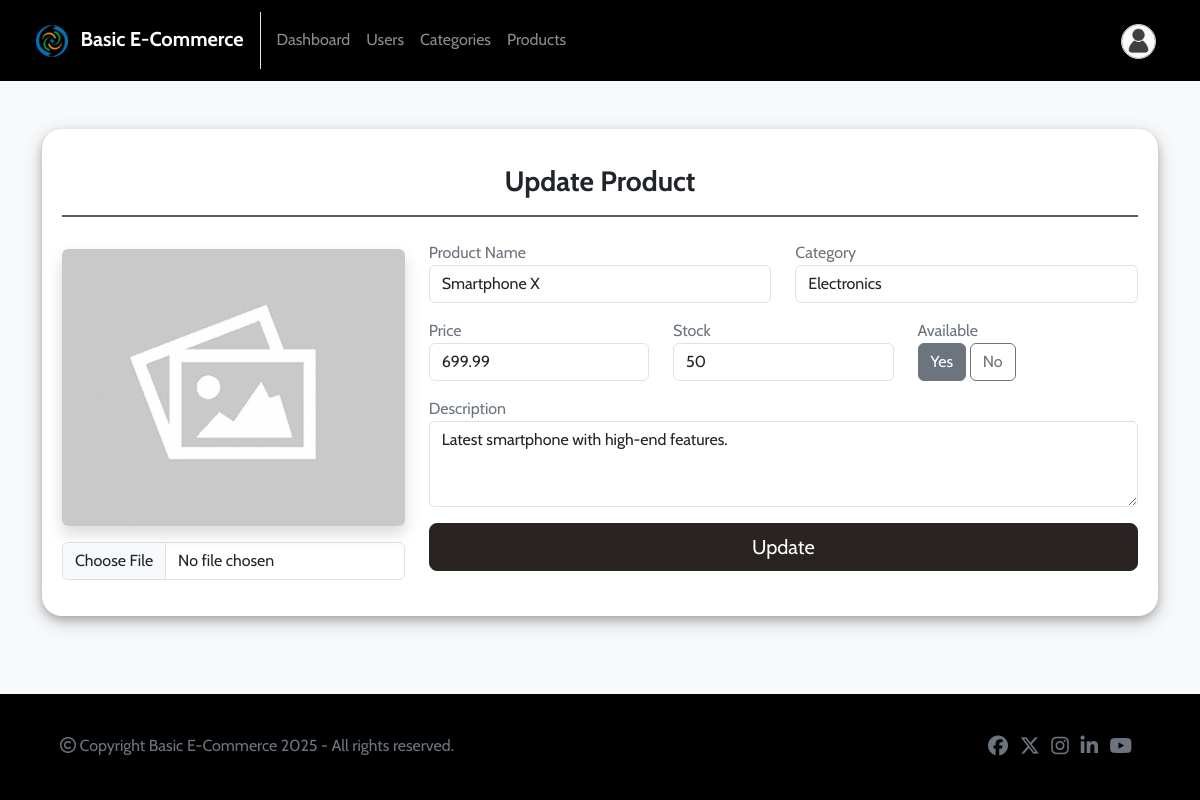
The page /admin/product-update.php?id=1 (signed in) on the database its author committed.
### tables this page shows
CREATE TABLE `products` (
  `id` INT AUTO_INCREMENT PRIMARY KEY,
  `category_id` INT DEFAULT NULL,
  `name` VARCHAR(255) NOT NULL,
  `description` TEXT NOT NULL,
  `price` DECIMAL(10,2) NOT NULL,
  `stock` INT NOT NULL DEFAULT 0,
  `is_available` CHAR(1) NOT NULL DEFAULT '1',
  `image` VARCHAR(255) DEFAULT NULL,
  `created_at` DATETIME NOT NULL DEFAULT current_timestamp(),
  FOREIGN KEY (`category_id`) REFERENCES `categories`(`id`) ON DELETE SET NULL
);

CREATE TABLE `categories` (
  `id` INT AUTO_INCREMENT PRIMARY KEY,
  `name` varchar(255) NOT NULL,
  `description` text NOT NULL,
  `image` varchar(255) DEFAULT NULL,
  `created_at` datetime NOT NULL DEFAULT current_timestamp()
);

### admin/product-update.php (the view, shortened to what this page needs)
<?php
include("../includes/db-connection.php");
if (isset($_GET['id']) && filter_var($_GET['id'], FILTER_VALIDATE_INT))
{
    $productId = (int) $_GET['id'];
    $sql = "SELECT * FROM products WHERE id = ?";
    $stmt = $conn->prepare($sql);
    $stmt->bind_param("i", $productId);
    $stmt->execute();
    $result = $stmt->get_result();
    $product = $result->fetch_assoc();
}
else
{
    $_SESSION["error"] = "Invalid product ID!";
    header("location: products.php"); exit();
}
?>
<!DOCTYPE html>
<html lang="en">
<head>
    <?php include("../includes/head-contents.php"); ?>
</head>
<body>
    <?php include("navbar.php"); ?>
    <div class="container my-5">
        <div class="row justify-content-center">
            <div class="col-md-12">
                <div class="box">
                    <form action="product-update.php" method="POST" enctype="multipart/form-data">
                        <h3 class="fw-bold text-center">Update Product</h3>
                        <hr>
                        <div class="row">
                            <div class="col-md-4">
                                <img src="<?php echo !empty($product['image']) ? '../uploads/' . $product['image'] : '../images/placeholder.png'; ?>" class="img img-fluid shadow rounded mt-3 entityImage" id="img">
                                <input type="file" name="img" accept="image/x-png,image/jpeg" id="imageUpload" class="form-control my-3" onchange="previewImage(event)">
                            </div>
                            <div class="col-md-8">
                                <div class="row">
                                    <div class="col-md-6 my-2">
                                        <label>Product Name</label>
                                        <input type="text" class="form-control" name="name" value="<?php echo $product['name'] ?>" required>
                                    </div>
                                    <div class="col-md-6 my-2">
                                        <label>Category</label>
                                        <select name="category" class="form-control" required>
                                            <?php
                                                $sql = "SELECT * FROM categories";
                                                $stmt = $conn->prepare($sql);
                                                $stmt->execute();
                                                $result = $stmt->get_result();
                                                while($category = $result->fetch_assoc()){
                                            ?>
                                                <option value="<?php echo $category['id'] ?>" <?php echo ($category['id'] == $product['category_id'] ? "selected" : "") ?>><?php echo $category['name'] ?></option>
                                            <?php } ?>
                                        </select>
                                    </div>
                                    <div class="col-md-4 my-2">
                                        <label>Price</label>
                                        <input type="number" step="0.01" class="form-control" name="price" value="<?php echo $product['price'] ?>" required>
                                    </div>
                                    <div class="col-md-4 my-2">
                                        <label>Stock</label>
                                        <input type="number" class="form-control" name="stock" value="<?php echo $product['stock'] ?>" required>
                                    </div>
                                    <div class="col-md-4 my-2">
                                        <label>Available</label><br>
                                        <label for="available0" class="btn btn-outline-secondary">Yes</label>
                                        <label for="available1" class="btn btn-outline-secondary">No</label>
                                    </div>
                                    <div class="col-12 my-2">
                                        <label>Description</label>
                                        <textarea name="description" class="form-control" rows="3" required><?php echo $product['description'] ?></textarea>
                                    </div>
                                    <div class="col-12 my-2">
                                        <input type="submit" class="btn btn-lg btn-danger w-100" name="update" value="Update">
                                    </div>
                                </div>
                            </div>
                        </div>
                    </form>
                </div>
            </div>
        </div>
    </div>
    <?php include("../includes/footer.php"); ?>
</body>
</html>

### css/styles.css (style rules this page uses)
:root { --mainColor: #292321; --bodyBackgroundColor: #f8f9fa; --buttonHoverColor: #0a0a0a; --formControlFocusBorderColor: rgba(33, 37, 41, 0.3); --formControlFocusShadowColor: rgba(33, 37, 41, 0.6); --navbarBackgroundColor: #000000; --footerBackgroundColor: #000000; }
* { font-family: 'Cabin', Helvetica, sans-serif; }
body { min-height: 100vh; position: relative; margin: 0; padding-bottom: 100px; box-sizing: border-box; background-color: var(--bodyBackgroundColor); }
.box { box-shadow: 0 4px 8px 0 rgba(0, 0, 0, 0.2), 0 6px 20px 0 rgba(0, 0, 0, 0.19); padding: 20px; border-radius: 20px; background-color: #ffffff; }
hr { border: 1.5px solid var(--mainColor); opacity: 75%; }
.btn-danger, .btn-danger:focus { background-color: var(--mainColor) !important; border-color: var(--mainColor) !important; }
form label { color: #6c757d; }

### rows shown on the page
products: name "Smartphone X", category "Electronics", price "699.99", stock "50", description "Latest smartphone with high-end features."

### other values the page prints
WEBSITE_NAME "Basic E-Commerce"
